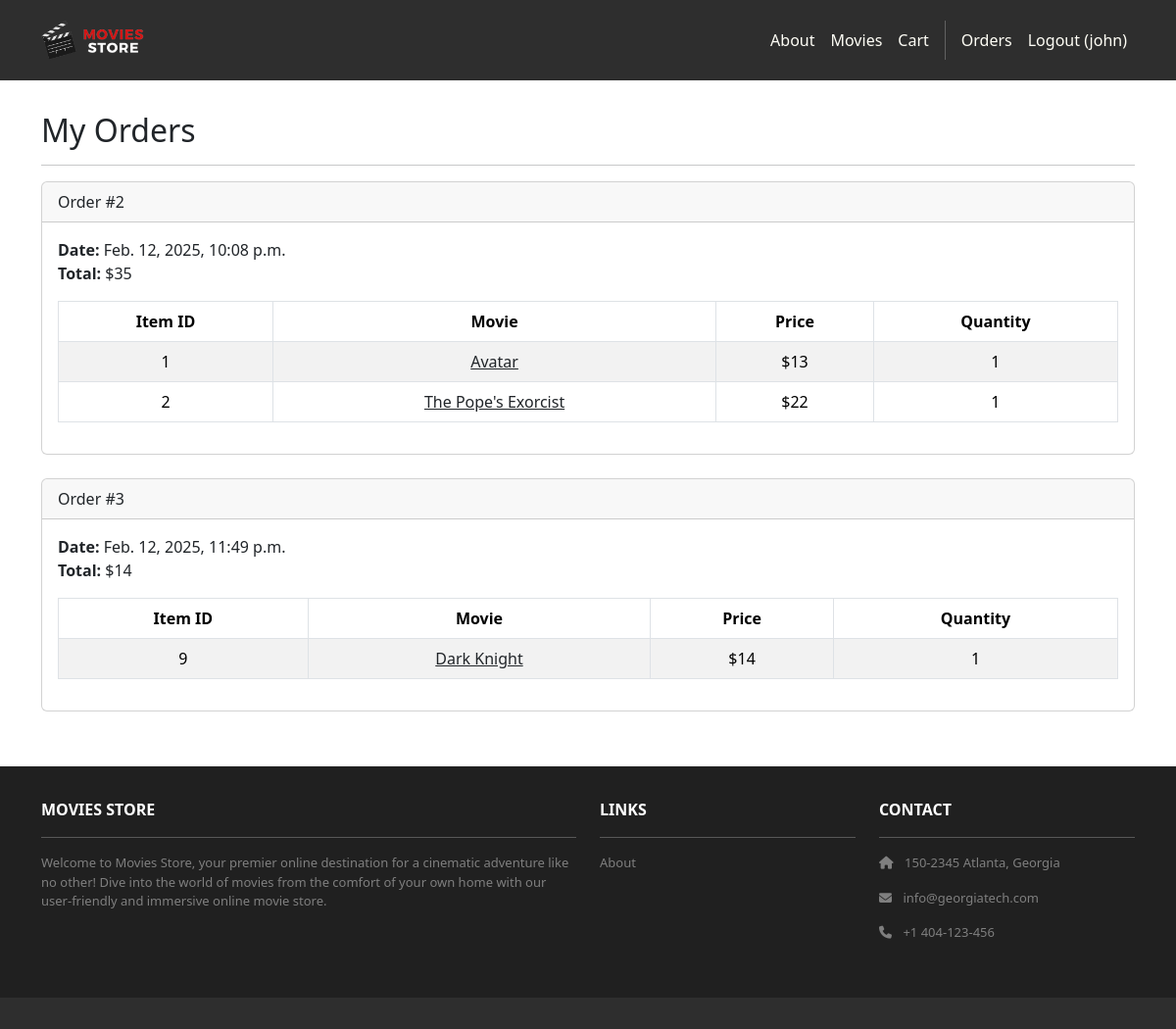
The page /accounts/orders/ (signed in) on the database its author committed.
### cart/models.py (models this page shows, shortened)
class Order(models.Model):
    id = models.AutoField(primary_key=True)
    total = models.IntegerField()
    date = models.DateTimeField(auto_now_add=True)
    user = models.ForeignKey(User,
        on_delete=models.CASCADE)

class Item(models.Model):
    id = models.AutoField(primary_key=True)
    price = models.IntegerField()
    quantity = models.IntegerField()
    order = models.ForeignKey(Order,
        on_delete=models.CASCADE)
    movie = models.ForeignKey(Movie,
        on_delete=models.CASCADE)

### movies/models.py (models this page shows, shortened)
class Movie(models.Model):
    id = models.AutoField(primary_key=True)
    name = models.CharField(max_length=255)
    price = models.IntegerField()
    description = models.TextField()
    image = models.ImageField(upload_to='movie_images/')

### accounts/views.py (the view)
# urls.py: path('orders/', views.orders, name='accounts.orders'),
@login_required
def orders(request):
    template_data = {}
    template_data['title'] = 'Orders'
    template_data['orders'] = request.user.order_set.all()
    return render(request, 'accounts/orders.html',
        {'template_data': template_data})

### accounts/templates/accounts/orders.html
{% extends 'base.html' %}
{% block content %}
<div class="p-3">
  <div class="container">
    <div class="row mt-3">
      <div class="col mx-auto mb-3">
        <h2>My Orders</h2>
        <hr />
        {% for order in template_data.orders %}
        <div class="card mb-4">
          <div class="card-header">
            Order #{{ order.id }}
          </div>
          <div class="card-body">
            <b>Date:</b> {{ order.date }}<br />
            <b>Total:</b> ${{ order.total }}<br />
            <table class="table table-bordered
              table-striped text-center mt-3">
              <thead>
                <tr>
                  <th scope="col">Item ID</th>
                  <th scope="col">Movie</th>
                  <th scope="col">Price</th>
                  <th scope="col">Quantity</th>
                </tr>
              </thead>
              <tbody>
                {% for item in order.item_set.all %}
                <tr>
                  <td>{{ item.movie.id }}</td>
                  <td>
                    <a class="link-dark" href="{% url 'movies:movies_show' id=item.movie.id %}">
                      {{ item.movie.name }}
                    </a>
                  </td>
                  <td>${{ item.movie.price }}</td>
                  <td>{{ item.quantity }}</td>
                </tr>
                {% endfor %}
              </tbody>
            </table>
          </div>
        </div>
        {% endfor %}
      </div>
    </div>
  </div>
</div>
{% endblock content %}

### moviesstore/templates/base.html (shortened to what this page needs)
<!DOCTYPE html>
<html>
  {% load static %}
  <head>
    <link href="https://cdn.jsdelivr.net/npm/bootstrap@5.3.3/dist/css/bootstrap.min.css" rel="stylesheet">
    <link rel="stylesheet" href="https://cdnjs.cloudflare.com/ajax/libs/font-awesome/6.1.1/css/all.min.css">
    <link rel="stylesheet" type="text/css" href="{% static 'css/style.css' %}">
  </head>
  <body>
    <nav class="p-3 navbar navbar-dark bg-dark navbar-expand-lg">
      <div class="container">
        <a class="navbar-brand" href="{% url 'home.index' %}">
          <img src="{% static 'img/logo.png' %}" alt="logo" height="40" />
        </a>
        <div class="collapse navbar-collapse" id="navbarNavAltMarkup">
          <div class="navbar-nav ms-auto navbar-ml">
            <a class="nav-link" href="{% url 'home.about' %}">About</a>
              <a class="nav-link" href=
              "{% url 'movies:index' %}">Movies</a>
              <a class="nav-link"
              href="{% url 'cart.index' %}">Cart</a>
              {% if user.is_authenticated %}
                  <a class="nav-link" href="{% url 'accounts.orders' %}">Orders</a>
                  <a class="nav-link" href="{% url 'accounts.logout' %}">Logout ({{ user.username }})</a>
              {% endif %}
          </div>
        </div>
      </div>
    </nav>
    <div>
      {% block content %}
      {% endblock content %}
    </div>
    <section class="p-3 ms-footer d-none d-md-block">
      <div class="container">
        <div class="row mt-3 text-white">
          <div class="col-md-6 col-lg-6 col-xl-6 mx-auto mb-4">
            <b>MOVIES STORE</b>
            <hr />
            <p>Welcome to Movies Store, your premier online destination for a cinematic
              adventure like no other! Dive into the world of movies from the comfort of your own home with our user-friendly
              and immersive online movie store.</p>
          </div>
          <div class="col-md-3 col-lg-3 col-xl-3 mx-auto mb-4">
            <b>LINKS</b>
            <hr />
            <p><a class="nav-link" href="{% url 'home.about' %}">About</a></p>
          </div>
          <div class="col-md-3 col-lg-3 col-xl-3 mx-auto mb-4">
            <b>CONTACT</b>
            <hr />
            <p><i class="fas fa-home me-2"></i> 150-2345 Atlanta, Georgia</p>
            <p><i class="fas fa-envelope me-2"></i> info@georgiatech.com</p>
            <p><i class="fas fa-phone me-2"></i> +1 404-123-456</p>
          </div>
        </div>
      </div>
    </section>
    <section class="p-3 ms-footer-bottom bg-dark">
    </section>
  </body>
</html>

### moviesstore/static/css/style.css (style rules this page uses)
.navbar a.nav-link { color: #FFFEF6 !important; }
.bg-dark { background-color: #2E2E2E !important; }
.ms-footer { background-color: #202020; }
.ms-footer p { color: #7F7F7F; font-size: 13px; }

### rows shown on the page
Order: id "2", date "Feb. 12, 2025, 10:08 p.m.", total "35"
Item: movie.id "1", movie.name "Avatar", movie.price "13", quantity "1"
Item: movie.id "2", movie.name "The Pope's Exorcist", movie.price "22", quantity "1"
Order: id "3", date "Feb. 12, 2025, 11:49 p.m.", total "14"
Item: movie.id "9", movie.name "Dark Knight", movie.price "14", quantity "1"

### other values the page prints
{{ user.username }} "john"
